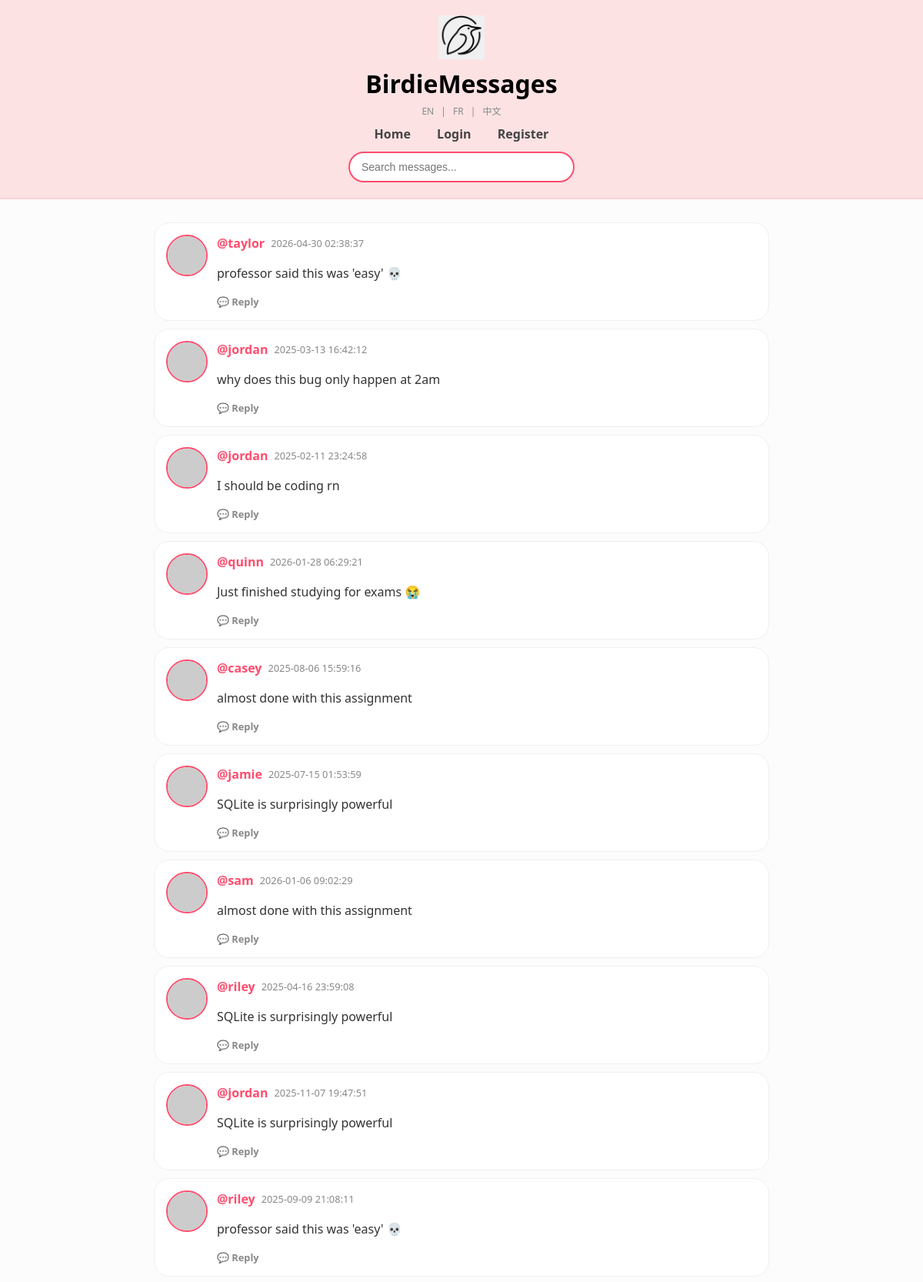
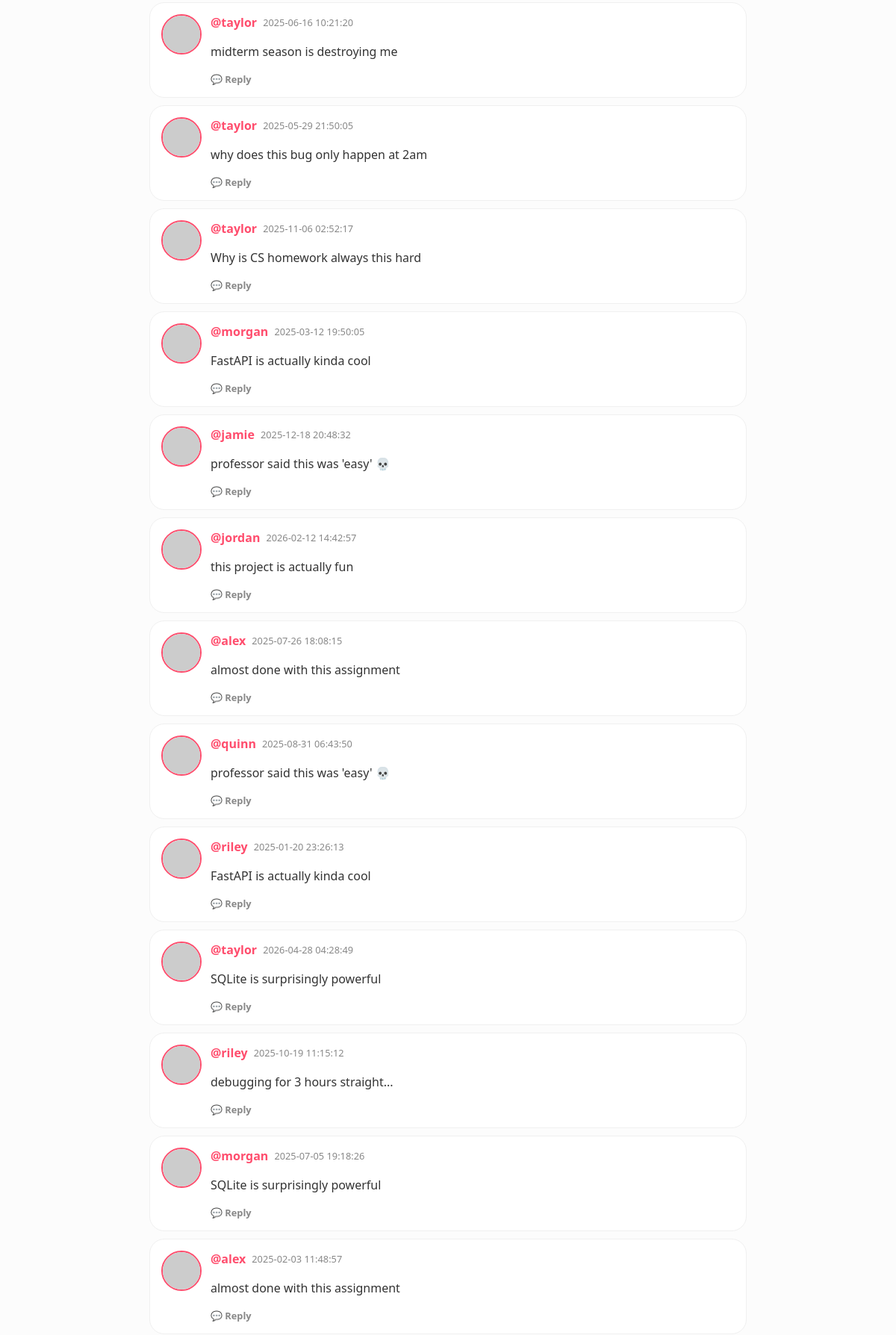
/?page=3 (upper part), run on the app's committed database (2 pictures, top to bottom).
### tables this page shows
CREATE TABLE users (
            id INTEGER PRIMARY KEY AUTOINCREMENT,
            username TEXT UNIQUE,
            password TEXT,
            age INTEGER,
            bio TEXT
        );

### app.py (the view)
@app.get("/", response_class=HTMLResponse)
async def home(request: Request, page: int = 1):
    if page < 1: page = 1
    limit = 50
    offset = (page - 1) * limit
    db = get_db()
    rows = db.execute("""
    WITH RECURSIVE message_tree AS (
    SELECT
        id,
        id AS root_id,
        parent_id,
        timestamp,
        0 AS depth
    FROM messages
    WHERE parent_id IS NULL

    UNION ALL

    SELECT
        m.id,
        mt.root_id,
        m.parent_id,
        m.timestamp,
        mt.depth + 1
    FROM messages m
    JOIN message_tree mt ON m.parent_id = mt.id
    )
    SELECT
        m.id,
        m.user_id,
        m.content,
        m.timestamp,
        m.edited_at,
        m.parent_id,
        u.username,
        mt.depth,
        mt.root_id
    FROM messages m
    JOIN message_tree mt ON m.id = mt.id
    LEFT JOIN users u ON m.user_id = u.id
    ORDER BY mt.root_id DESC, mt.depth ASC, m.id ASC
    LIMIT ? OFFSET ?
    """, (limit, offset)).fetchall()
    total_row = db.execute("SELECT COUNT(*) FROM messages").fetchone()
    total = total_row[0] if total_row else 0
    new_rows = []
    for r in rows:
        r = dict(r)
        if "depth" not in r:
            r["depth"] = 0
        new_rows.append(r)
    rows = new_rows
    db.close()
    logged_in_user = request.cookies.get("username")
    return templates.TemplateResponse(
        request=request,
        name="index.html",
        context={
            "request": request,
            "messages": rows,
            "page": page,
            "has_next": (offset + limit) < total,
            "has_prev": page > 1,
            "user": logged_in_user,
            "t": get_translations(request)
        }
    )

### templates/index.html (shortened to what this page needs)
<!DOCTYPE html>
<html lang="en">
<head>
</head>
</body>
<body>
{% set t = get_t(request) %}
<header class="birdie-header">
    <div class="logo-container">
        <img src="/static/logo.png" class="main-logo">
        <div class="title-nav">
            <h1>BirdieMessages</h1>
            <div class="lang-nav">
                <a href="/set_lang/en">EN</a> |
                <a href="/set_lang/fr">FR</a> |
                <a href="/set_lang/zh">中文</a>
            </div>
            <nav>
                <a href="/">{{ t.home }}</a>
                {% if user %}
                    <a href="/create_message">+ {{ t.post }}</a>
                    <a href="/profile/{{ user }}">{{ t.profile }}</a>
                    <a href="/logout">{{ t.logout }}</a>
                {% else %}
                    <a href="/login">{{ t.login }}</a>
                    <a href="/register">{{ t.register }}</a>
                {% endif %}
            </nav>
            <div class="search-row">
                <form action="/search" method="get">
                    <input type="text" name="q" placeholder="{{ t.search_placeholder }}">
                </form>
            </div>
        </div>
    </div>
</header>
<div class="container">
    {% for msg in messages %}
        <div class="chirp-card {% if msg.depth is defined and msg.depth > 0 %}is-reply{% endif %}">
            <img class="avatar-circle {% if msg.parent_id %}avatar-reply{% endif %}"
                src="https://robohash.org/{{ msg.username }}?set=set4&size=50x50">
            <div style="flex:1;">
                <div style="display:flex; gap:8px; align-items:center;">
                    <a class="username" href="/profile/{{ msg.username }}">@{{ msg.username }}</a>
                    <span class="timestamp">{{ msg.timestamp }}</span>
                </div>
                <div class="message-content">
                    {{ linkify(msg.content) | safe }}
                </div>
                <div class="actions-bar">
                    <a href="/message/{{ msg.id }}" class="btn-action">💬 {{ t.reply or 'Reply' }}</a>
                </div>
            </div>
        </div>
    {% endfor %}
</div>
</body>
</html>

### templates/index.html (style rules this page uses)
:root { --birdie-pink: #fde2e4; --birdie-dark-pink: #ff4d6d; --birdie-border: #fad2d6; --nav-text: #444; }
body { background-color: #fcfcfc; font-family: 'Segoe UI', Roboto, Helvetica, Arial, sans-serif; margin: 0; padding: 0; color: #333; }
.birdie-header { background-color: var(--birdie-pink); padding: 20px 0; border-bottom: 2px solid var(--birdie-border); text-align: center; }
.logo-container { display: flex; flex-direction: column; align-items: center; }
.main-logo { width: 60px; height: auto; margin-bottom: 5px; }
.title-nav h1 { font-size: 32px; margin: 5px 0; font-weight: 800; color: #000; }
.lang-nav { font-size: 0.75em; color: #888; margin-bottom: 10px; }
.lang-nav a { color: #888; text-decoration: none; margin: 0 6px; }
.title-nav nav { margin: 10px 0; font-weight: 600; }
.title-nav nav a { text-decoration: none; color: var(--nav-text); margin: 0 15px; }
.search-row { margin-top: 12px; }
.search-row input { padding: 10px 15px; width: 260px; border-radius: 20px; border: 2px solid var(--birdie-dark-pink); outline: none; font-size: 14px; background: white; }
.container { max-width: 800px; margin: 30px auto; padding: 0 20px; }
.chirp-card { background: white; border: 1px solid #f0f0f0; border-radius: 20px; padding: 15px; margin-bottom: 10px; display: flex; gap: 12px; }
.avatar-circle { width: 50px; height: 50px; border-radius: 50%; border: 2px solid var(--birdie-dark-pink); }
.username { color: var(--birdie-dark-pink); font-weight: bold; text-decoration: none; }
.message-content { margin-top: 5px; line-height: 1.5; }
.timestamp, .bio-text { color: #888; font-size: 0.8em; font-family: inherit; }
.actions-bar { margin-top: 10px; display: flex; gap: 15px; font-family: inherit; }
.btn-action { text-decoration: none; font-size: 0.8em; color: #888; font-weight: 600; font-family: inherit; }

### data on the page
users: username "taylor", timestamp "2026-04-30 02:38:37", linkify "professor said this was 'easy' 💀", reply "Reply", timestamp "2025-06-16 10:21:20", linkify "midterm season is destroying me", timestamp "2025-05-29 21:50:05", linkify "why does this bug only happen at 2am", timestamp "2025-11-06 02:52:17", linkify "Why is CS homework always this hard", timestamp "2026-04-28 04:28:49", linkify "SQLite is surprisingly powerful"
users: username "jordan", timestamp "2025-03-13 16:42:12", linkify "why does this bug only happen at 2am", reply "Reply", timestamp "2025-02-11 23:24:58", linkify "I should be coding rn", timestamp "2025-11-07 19:47:51", linkify "SQLite is surprisingly powerful", timestamp "2026-02-12 14:42:57", linkify "this project is actually fun"
users: username "quinn", timestamp "2026-01-28 06:29:21", linkify "Just finished studying for exams 😭", reply "Reply", timestamp "2025-08-31 06:43:50", linkify "professor said this was 'easy' 💀"
users: username "casey", timestamp "2025-08-06 15:59:16", linkify "almost done with this assignment", reply "Reply"
users: username "jamie", timestamp "2025-07-15 01:53:59", linkify "SQLite is surprisingly powerful", reply "Reply", timestamp "2025-12-18 20:48:32", linkify "professor said this was 'easy' 💀"
users: username "sam", timestamp "2026-01-06 09:02:29", linkify "almost done with this assignment", reply "Reply"
users: username "riley", timestamp "2025-04-16 23:59:08", linkify "SQLite is surprisingly powerful", reply "Reply", timestamp "2025-09-09 21:08:11", linkify "professor said this was 'easy' 💀", timestamp "2025-01-20 23:26:13", linkify "FastAPI is actually kinda cool", timestamp "2025-10-19 11:15:12", linkify "debugging for 3 hours straight..."
users: username "morgan", timestamp "2025-03-12 19:50:05", linkify "FastAPI is actually kinda cool", reply "Reply", timestamp "2025-07-05 19:18:26", linkify "SQLite is surprisingly powerful"
users: username "alex", timestamp "2025-07-26 18:08:15", linkify "almost done with this assignment", reply "Reply", timestamp "2025-02-03 11:48:57"

### other printed values
{{ t.home }} "Home"
{{ t.login }} "Login"
{{ t.register }} "Register"
